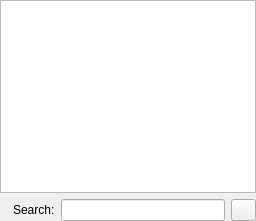
<?xml version="1.0" encoding="UTF-8"?>
<ui version="4.0">
 <class>TimersDisplayWidget</class>
 <widget class="QWidget" name="TimersDisplayWidget">
  <property name="geometry">
   <rect>
    <x>0</x>
    <y>0</y>
    <width>256</width>
    <height>221</height>
   </rect>
  </property>
  <property name="windowIcon">
   <iconset resource="../../../data/icons.qrc">
    <normaloff>:/icons/24x24/timer.png</normaloff>:/icons/24x24/timer.png</iconset>
  </property>
  <layout class="QGridLayout" name="gridLayout_2">
   <property name="margin">
    <number>0</number>
   </property>
   <item row="1" column="2">
    <widget class="QLineEdit" name="editSearch"/>
   </item>
   <item row="1" column="3">
    <widget class="QPushButton" name="buttonClear">
     <property name="maximumSize">
      <size>
       <width>25</width>
       <height>25</height>
      </size>
     </property>
     <property name="toolTip">
      <string>Clear</string>
     </property>
     <property name="icon">
      <iconset resource="../../../data/icons.qrc">
       <normaloff>:/icons/24x24/clear.png</normaloff>:/icons/24x24/clear.png</iconset>
     </property>
     <property name="iconSize">
      <size>
       <width>24</width>
       <height>24</height>
      </size>
     </property>
    </widget>
   </item>
   <item row="1" column="1">
    <widget class="QLabel" name="labelSearch">
     <property name="text">
      <string>Search:</string>
     </property>
    </widget>
   </item>
   <item row="0" column="0" colspan="4">
    <widget class="QListView" name="timersView">
     <property name="editTriggers">
      <set>QAbstractItemView::NoEditTriggers</set>
     </property>
     <property name="alternatingRowColors">
      <bool>true</bool>
     </property>
    </widget>
   </item>
   <item row="1" column="0">
    <widget class="QLabel" name="labelIconSearch">
     <property name="pixmap">
      <pixmap resource="../../../data/icons.qrc">:/icons/24x24/search.png</pixmap>
     </property>
    </widget>
   </item>
  </layout>
 </widget>
 <resources>
  <include location="../../../data/icons.qrc"/>
 </resources>
 <connections>
  <connection>
   <sender>buttonClear</sender>
   <signal>clicked()</signal>
   <receiver>editSearch</receiver>
   <slot>clear()</slot>
   <hints>
    <hint type="sourcelabel">
     <x>246</x>
     <y>209</y>
    </hint>
    <hint type="destinationlabel">
     <x>202</x>
     <y>212</y>
    </hint>
   </hints>
  </connection>
 </connections>
</ui>
